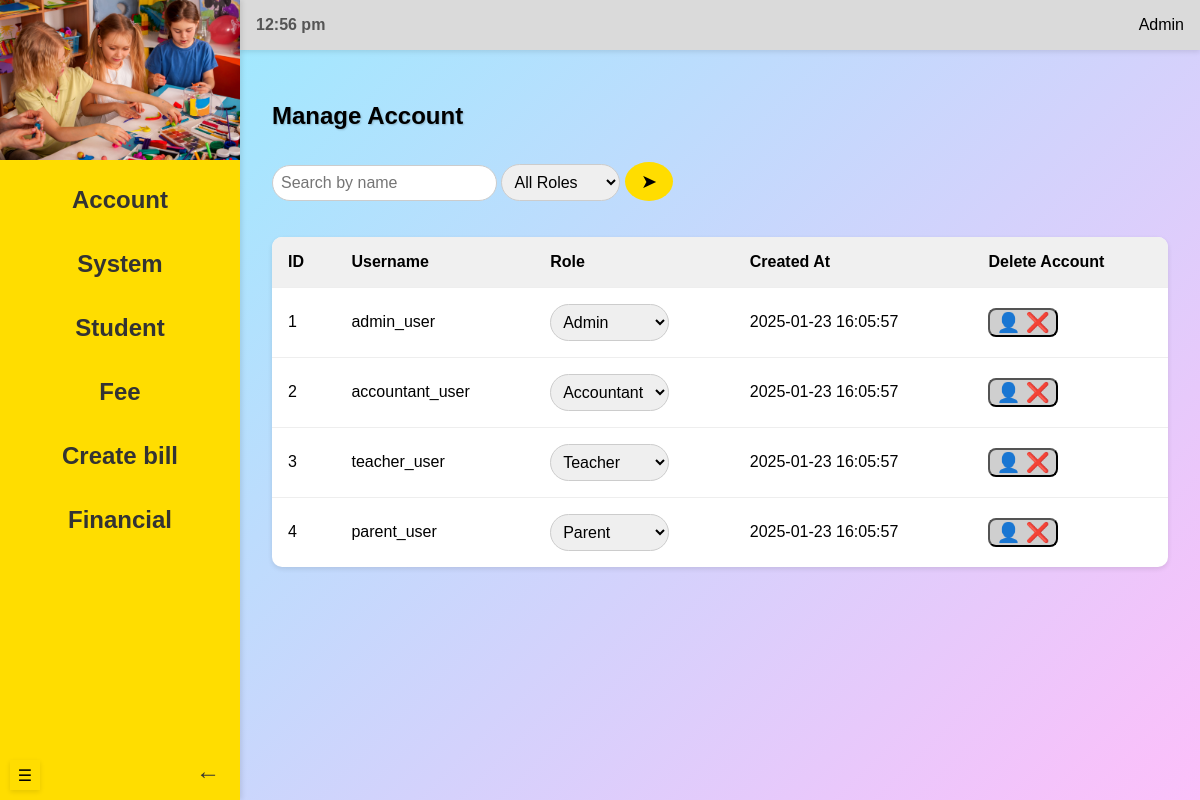
The page /admin/manageAccount (signed in) on the database as committed earlier.
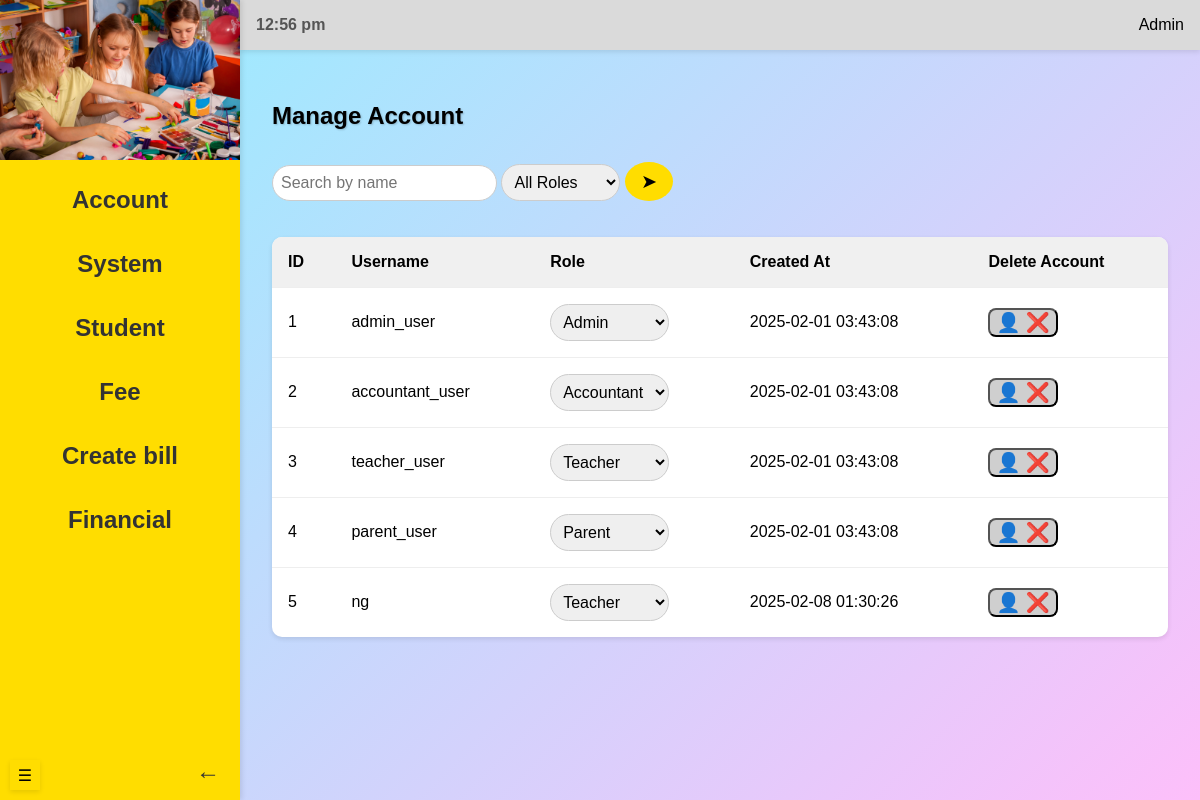
The same page on the database as committed later.
### models.py (models this page shows)
class User(db.Model, UserMixin):
    __tablename__ = 'users'
    id = db.Column(db.Integer, primary_key=True, autoincrement=True)
    username = db.Column(db.String(255), unique=True, nullable=False)
    email = db.Column(db.String(255), unique=True, nullable=False)
    password = db.Column(db.String(255), nullable=False)
    role = db.Column(
        db.Enum('admin', 'accountant', 'teacher', 'parent', name='user_roles'),
        nullable=False
    )
    created_at = db.Column(db.DateTime, default=func.current_timestamp())
    flag = db.Column(db.Boolean, default=True)
    students = db.relationship('Student', backref='guardian', cascade='all, delete-orphan')
    payments = db.relationship('Payment', backref='user', cascade='all, delete-orphan')
    notifications = db.relationship('Notification', backref='user', cascade='all, delete-orphan')

### routes/admin_routes.py (the view)
@admin_blueprint.route("/manageAccount", methods=["GET", "POST"])
@login_required
def manageAccount():
    from datetime import datetime
    users = User.query.all()
    now = datetime.now()
    search = request.args.get('search', '')
    role = request.args.get('role', '')
    return render_template("manageAccount.html", users=users, now=now, search=search, role=role)

### app.py (called while the page is built)
@login_manager.user_loader
def load_user(user_id):
    return User.query.get(int(user_id))

### templates/manageAccount.html (shortened to what this page needs)
{% extends "adminBase.html" %}
{% block header %}
    <link rel="stylesheet" href="{{ url_for('static', filename='manageAccount.css') }}">
{% endblock %}
{% block content %}
        <section class="content">
            <div class="header-container">
                <h1>Manage Account</h1>
            </div>
            <div class="search-bar">
                <form method="GET" action="{{ url_for('admin.manageAccount') }}">
                    <input type="text" name="search" placeholder="Search by name" value="{{ request.args.get('search', '') }}">
                    <select name="role">
                        <option value="">All Roles</option>
                    </select>
                    <button type="submit">&#x27A4;</button>
                </form>
            </div>
            <br><br>
            <div class="table-container">
                <table id="myTable2">
                    <thead>
                        <tr>
                            <th>ID</th>
                            <th>Username</th>
                            <th>Role</th>
                            <th>Created At</th>
                            <th>Delete Account</th>
                        </tr>
                    </thead>
                    <tbody>
                        {% for user in users %}
                            {% if (not search or search.lower() in user.username.lower())
                            and (not role or role == user.role) %}
                                <tr>
                                    <td>{{ user.id }}</td>
                                    <td>{{ user.username }}</td>
                                    <td>
                                        <select class="role-select" data-user-id="{{ user.id }}">
                                            <option value="admin" {% if user.role == 'admin' %}selected{% endif %}>Admin</option>
                                            <option value="teacher" {% if user.role == 'teacher' %}selected{% endif %}>Teacher</option>
                                            <option value="accountant" {% if user.role == 'accountant' %}selected{% endif %}>Accountant</option>
                                            <option value="parent" {% if user.role == 'parent' %}selected{% endif %}>Parent</option>
                                        </select>
                                    </td>
                                    <td>{{ user.created_at }}</td>
                                    <td>
                                        <button class="delete-icon" data-user-id="{{ user.id }}">&#128100; &#10060;</button>
                                    </td>
                                </tr>
                            {% endif %}
                        {% endfor %}
                    </tbody>
                </table>
            </div>
        </section>
    </div>
{%endblock%}

### templates/adminBase.html (shortened to what this page needs)
<!DOCTYPE html>
<html lang="en">
<head>
    {% block header %} {% endblock %}
</head>
<body>
    <div id="mySidebar" class="sidebar">
        <div class="logo-section">
            <img src="{{ url_for('static', filename='images/kids.jpeg') }}">
        </div>
        <nav class="menu">
            <div class="dropdown">
                <button class="dropdown-btn">Account</button>
            </div>
            <div class="dropdown">
                <button class="dropdown-btn">System</button>
            </div>
            <div class="dropdown">
                <button class="dropdown-btn">Student</button>
            </div>
            <div class="dropdown">
                <button class="dropdown-btn">Fee</button>
            </div>
            <div class="dropdown">
                <button class="dropdown-btn">Create bill</button>
            </div>
            <div class="dropdown">
                <button class="dropdown-btn">Financial</button>
            </div>
        </nav>
        <div class="logout-section">
            <a href="\logout">&#x2190;</a>
        </div>
    </div>
    <div class="main-content">
        <button class="collapse-button">&#9776;</button>
        <header class="header">
            <div class="time"></div>
            <div class="admin-section">
                <span>Admin</span>
            </div>
        </header>
        {% block content %} {% endblock %}
</body>
</html>

### static/manageAccount.css (style rules this page uses)
html { opacity: 0; animation: fadeIn 0.5s ease-in-out forwards; }
body { margin: 0; font-family: Arial, sans-serif; display: flex; height: 100vh; background: linear-gradient(135deg, #93efff, #fdbffa); transition: margin-left 0.3s ease; overflow: hidden; }
.sidebar { width: 20%; height: 100vh; background-color: #FFDD00; color: #333; display: flex; flex-direction: column; justify-content: flex-start; position: fixed; top: 0; left: 0; z-index: 2; padding: 0; box-shadow: 2px 0 5px rgba(0, 0, 0, 0.1); transition: width 0.3s ease, visibility 0.3s ease; overflow: hidden; }
.dropdown { text-align: center; width: 100%; }
.dropdown-btn { width: 100%; text-align: center; padding: 10px; font-size: 1.5rem; font-weight: bold; background: transparent; border: none; cursor: pointer; color: #333; display: flex; justify-content: center; align-items: center; text-align: center; transition: transform 0.3s ease, background 0.3s ease; }
.logo-section { width: 100%; height: 20%; display: flex; justify-content: center; align-items: center; overflow: hidden; margin: 0; padding: 0; }
.logo-section img { width: 100%; height: auto; }
.menu { display: flex; flex-direction: column; text-align: center; gap: 1rem; margin-top: 1rem; padding: 0; }
.logout-section { display: flex; justify-content: space-between; align-items: center; margin-top: auto; }
.logout-section a { position: absolute; bottom: 10px; right: 10px; text-decoration: none; color: #333; font-size: 1.5rem; padding: 5px 10px; background: transparent; border: none; cursor: pointer; transition: color 0.3s ease; }
.collapse-button { position: absolute; bottom: 10px; left: 10px; width: 30px; height: 30px; font-size: 1rem; background: #FFDD00; border: none; border-radius: 0; cursor: pointer; z-index: 3; transition: all 0.3s ease; text-align: center; box-shadow: 0 2px 5px rgba(0, 0, 0, 0.1); }
.main-content { flex: 1; display: flex; flex-direction: column; margin-left: 20%; transition: margin-left 0.3s ease; }
.header { background: #DADADA; padding: 1rem; display: flex; justify-content: space-between; align-items: center; box-shadow: 0 2px 5px rgba(0, 0, 0, 0.1); }
.header .time { font-weight: bold; color: #555; }
.header-container { display: flex; justify-content: space-between; align-items: center; margin-bottom: 1rem; }
.search-bar { display: flex; gap: 0.5rem; }
.search-bar input, select { padding: 0.5rem; border: 1px solid #ccc; border-radius: 20px; outline: none; font-size: 1rem; }
.search-bar button { padding: 0.5rem 1rem; background: #FFDD00; border: none; border-radius: 50%; cursor: pointer; font-size: 1.2rem; transition: background 0.3s; }
.admin-section { display: flex; align-items: center; gap: 0.5rem; }
.content { padding: 2rem; overflow-y: auto; }
.content h1 { margin-bottom: 1rem; font-size: 1.5rem; text-shadow: 1px 1px 2px rgba(0, 0, 0, 0.2); }
table { width: 100%; border-collapse: collapse; background: #fff; box-shadow: 0 2px 5px rgba(0, 0, 0, 0.1); border-radius: 10px; overflow: hidden; }
table th, table td { text-align: left; padding: 1rem; border-bottom: 1px solid #eee; }
table th { background: #f0f0f0; font-weight: bold; cursor: pointer; }
table tbody tr:last-child td { border-bottom: none; }
.delete-icon { color: red; font-size: 1.2rem; cursor: pointer; background: #cfcfcf; border-radius: 0.5rem; }

Rows that differ between the two databases and show on the page:
changed User "admin_user": created_at "2025-01-23 16:05:57" → "2025-02-01 03:43:08"
changed User "accountant_user": created_at "2025-01-23 16:05:57" → "2025-02-01 03:43:08"
changed User "teacher_user": created_at "2025-01-23 16:05:57" → "2025-02-01 03:43:08"
changed User "parent_user": created_at "2025-01-23 16:05:57" → "2025-02-01 03:43:08"
added User: id "5", username "ng", role+id "Teacher", created_at "2025-02-08 01:30:26"
